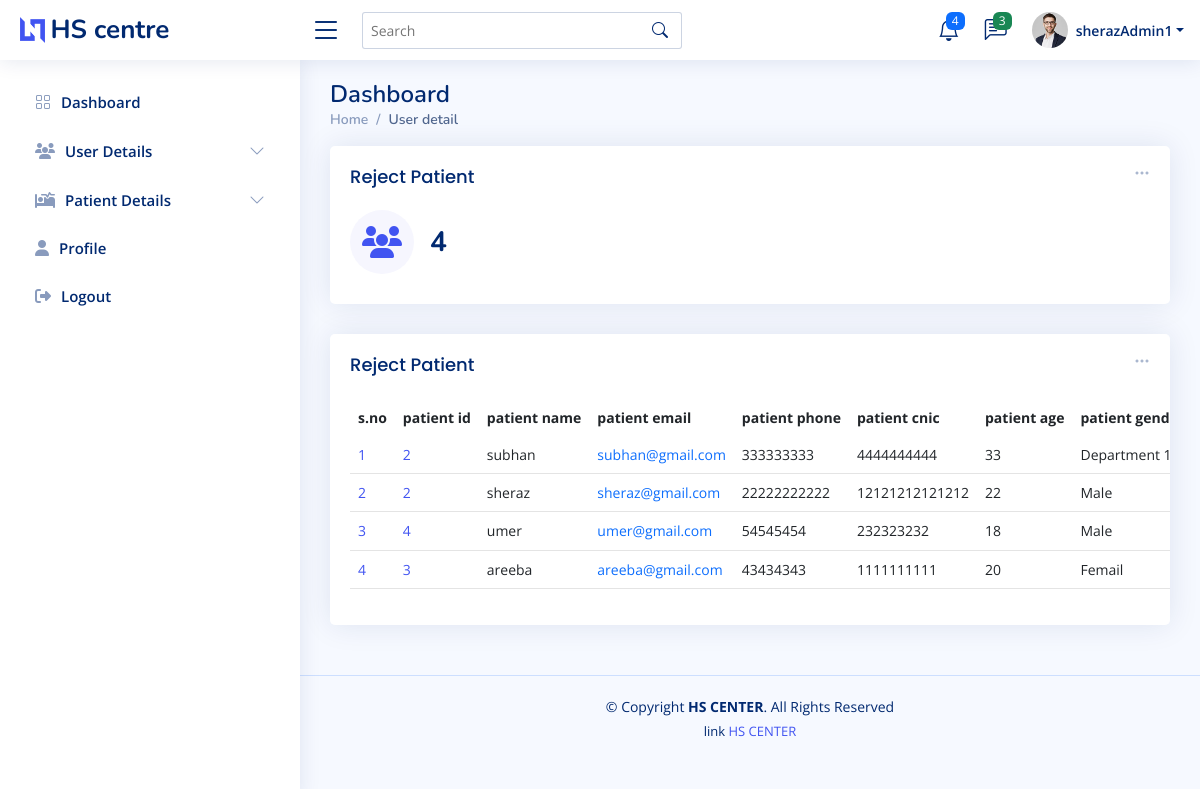
/admin_rej_pat.php (signed in), run on an earlier commit of the app's database.
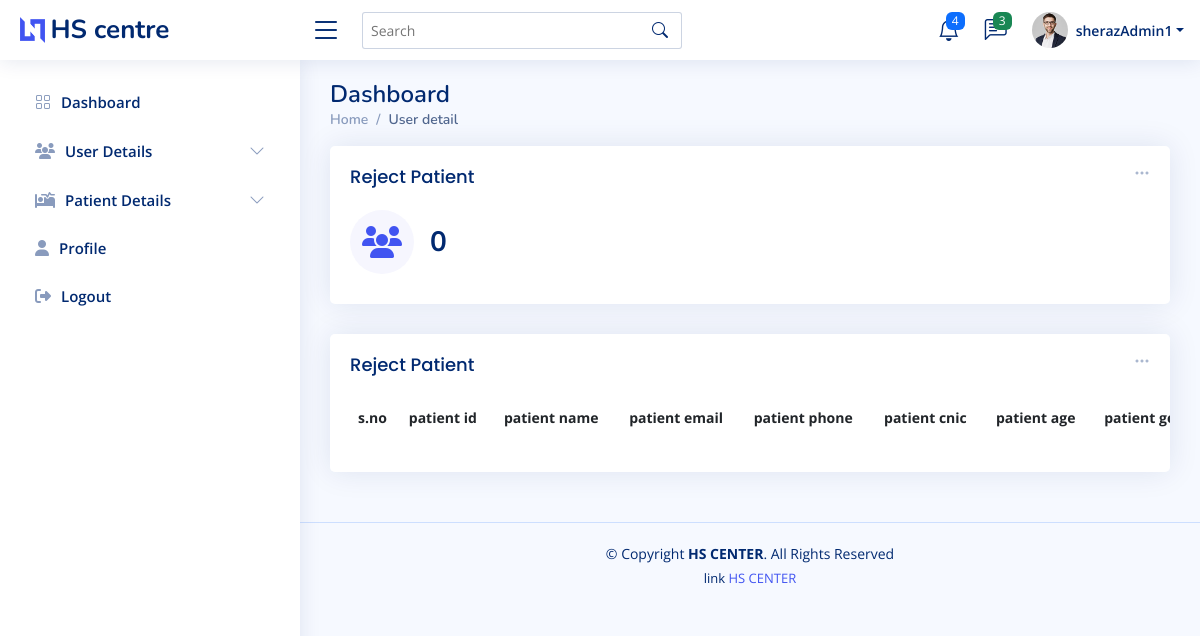
And on a later commit of the database.
### tables this page shows
CREATE TABLE `reject_patient` (
  `patient_id` int(11) NOT NULL,
  `reg_pateint_id` int(11) NOT NULL,
  `patient_name` varchar(200) NOT NULL,
  `patient_email` varchar(200) NOT NULL,
  `patient_phone` varchar(255) NOT NULL,
  `patient_cnic` varchar(255) NOT NULL,
  `patient_age` varchar(222) NOT NULL,
  `patient_select_hos` varchar(222) NOT NULL,
  `patient_gender` varchar(222) NOT NULL,
  `patient_vacc` varchar(222) NOT NULL,
  `patient_app_day` varchar(232) NOT NULL
);

### admin_rej_pat.php (the view, shortened to what this page needs)
<?php
require 'conn.php';
$fetch_app_PatientQ = "SELECT * FROM `reject_patient`";
$fetch_app_Patient = mysqli_query($conn,$fetch_app_PatientQ);
$total_app_Patient = mysqli_num_rows($fetch_app_Patient);
?>
<!DOCTYPE html>
<html lang="en">
<head>
  <?php require './component/_admin_link.php'?>
</head>
<body>
<?php require './component/_admin_nav.php';?>
  <main id="main" class="main " >
    <div class="pagetitle ">
      <h1>Dashboard</h1>
      <nav>
        <ol class="breadcrumb">
          <li class="breadcrumb-item"><a href="admin-index.php">Home</a></li>
          <li class="breadcrumb-item active">User detail</li>
        </ol>
      </nav>
    </div>
    <section class="section dashboard ">
      <div class="row ">
        <div class="col-lg-12">
          <div class="row ">
            <div class="col-xxl-4 col-md-6  w-100">
              <div class="card info-card sales-card">
                <div class="filter">
                  <a class="icon" href="#" data-bs-toggle="dropdown"><i class="bi bi-three-dots"></i></a>
                </div>
                <div class="card-body">
                  <h5 class="card-title">Reject Patient</h5>
                  <div class="d-flex align-items-center">
                    <div class="card-icon rounded-circle d-flex align-items-center justify-content-center">
                    <i class="fa-solid fa-users"></i>
                    </div>
                    <div class="ps-3">
                      <h6><?=$total_app_Patient?></h6>
                    </div>
                  </div>
                </div>
              </div>
            </div>
 <div class="col-12" >
              <div class="card recent-sales overflow-auto">
                <div class="filter">
                  <a class="icon" href="#" data-bs-toggle="dropdown"><i class="bi bi-three-dots"></i></a>
                </div>
                <div class="card-body">
                  <h5 class="card-title">Reject Patient</h5>
                  <table class="table table-borderless datatable" id="dowload_pdf">
                    <thead>
                      <tr>
                        <th scope="col">s.no</th>
                        <th scope="col">patient id</th>
                        <th scope="col">patient name</th>
                        <th scope="col">patient email</th>
                        <th scope="col">patient phone</th>
                        <th scope="col">patient cnic</th>
                        <th scope="col">patient age</th>
                        <th scope="col">patient gender</th>
                      </tr>
                    </thead>
                    <tbody>
                    <?php
                    if($total_app_Patient  > 0){
                      while($app_patient_data = mysqli_fetch_assoc($fetch_app_Patient)){
                        $j+=1;
  echo '<tr>
  <td scope="row"><a href="#">'.$j.'</a></td>
  <td scope="row"><a href="#">'.$app_patient_data['reg_pateint_id'].'</a></td>
  <td>'.$app_patient_data['patient_name'].'</td>
  <td><a  class="text-primary">'.$app_patient_data['patient_email'].'</a></td>
  <td>'.$app_patient_data['patient_phone'].'</td>
  <td>'.$app_patient_data['patient_cnic'].'</td>
  <td>'.$app_patient_data['patient_age'].'</td>
  <td>'.$app_patient_data['patient_gender'].'</td>
  <td>'.$app_patient_data['patient_vacc'].'</td>
  <td>'.$app_patient_data['patient_app_day'].'</td>
  <td>'.$app_patient_data['patient_select_hos'].'</td>
  <td><a  href="admin_accept_pateint.php?patient_ID='.$app_patient_data['reg_pateint_id'].'&pageUrl=admin_rej_pat.php" class="badge bg-success ">approved</a></td>
</tr>';
}
                    }
                    ?>
                    </tbody>
                  </table>
                </div>
              </div>
            </div>
          </div>
        </div>
      </div>
    </section>
  </main>
  <?php require './component/_admin_footer.php'?>
</body>
</html>

What changed in the data, as far as the page shows it:
removed reject_patient: reg_pateint "2", patient_name "subhan", patient_email "subhan@gmail.com", patient_phone "333333333", patient_cnic "4444444444", patient_age "33", patient_gender "Department…"
removed reject_patient: reg_pateint "2", patient_name "sheraz", patient_email "sheraz@gmail.com", patient_phone "22222222222", patient_cnic "12121212121212", patient_age "22", patient_gender "Male"
removed reject_patient: reg_pateint "4", patient_name "umer", patient_email "umer@gmail.com", patient_phone "54545454", patient_cnic "232323232", patient_age "18", patient_gender "Male"
removed reject_patient: reg_pateint "3", patient_name "areeba", patient_email "areeba@gmail.com", patient_phone "43434343", patient_cnic "1111111111", patient_age "20", patient_gender "Femail"
Also different on the page:
$total_app_Patient: "4" → "0"
